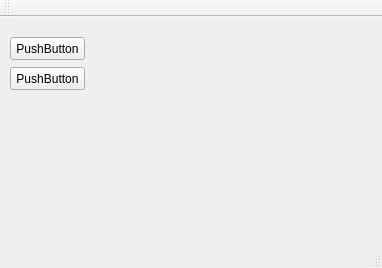
<?xml version="1.0" encoding="UTF-8"?>
<ui version="4.0">
 <class>MainWindow</class>
 <widget class="QMainWindow" name="MainWindow">
  <property name="geometry">
   <rect>
    <x>0</x>
    <y>0</y>
    <width>382</width>
    <height>268</height>
   </rect>
  </property>
  <property name="maximumSize">
   <size>
    <width>16777215</width>
    <height>16777215</height>
   </size>
  </property>
  <property name="windowTitle">
   <string>MainWindow</string>
  </property>
  <property name="unifiedTitleAndToolBarOnMac">
   <bool>false</bool>
  </property>
  <widget class="QWidget" name="centralWidget">
   <widget class="QPushButton" name="pushButton">
    <property name="geometry">
     <rect>
      <x>10</x>
      <y>20</y>
      <width>75</width>
      <height>23</height>
     </rect>
    </property>
    <property name="text">
     <string>PushButton</string>
    </property>
   </widget>
   <widget class="QPushButton" name="pushButton_2">
    <property name="geometry">
     <rect>
      <x>10</x>
      <y>50</y>
      <width>75</width>
      <height>23</height>
     </rect>
    </property>
    <property name="text">
     <string>PushButton</string>
    </property>
   </widget>
  </widget>
  <widget class="QMenuBar" name="menuBar">
   <property name="geometry">
    <rect>
     <x>0</x>
     <y>0</y>
     <width>382</width>
     <height>21</height>
    </rect>
   </property>
  </widget>
  <widget class="QToolBar" name="mainToolBar">
   <attribute name="toolBarArea">
    <enum>TopToolBarArea</enum>
   </attribute>
   <attribute name="toolBarBreak">
    <bool>false</bool>
   </attribute>
  </widget>
  <widget class="QStatusBar" name="statusBar"/>
 </widget>
 <layoutdefault spacing="6" margin="11"/>
 <resources/>
 <connections/>
</ui>
